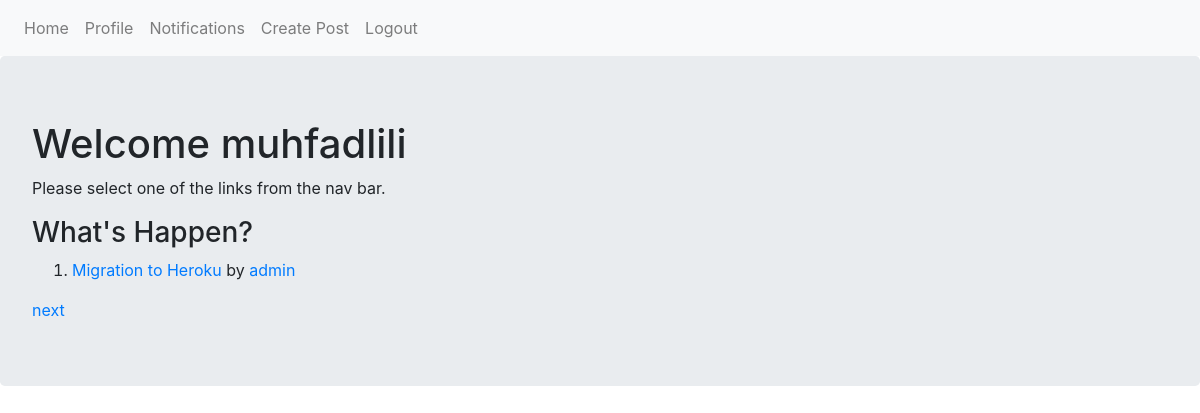
Screenshot of / (signed in) with the database file from the repository.
### myproject/models.py (models this page shows, shortened)
class User(UserMixin, db.Model):
    id = db.Column(db.Integer, primary_key=True)
    username = db.Column(db.String(64), index=True, unique=True)
    email = db.Column(db.String(120), index=True, unique=True)
    password_hash = db.Column(db.String(128))
    about = db.Column(db.String(120), default='Blank')
    photo = db.Column(db.String(64), nullable=False, default='default.jpg')
    last_seen = db.Column(db.DateTime, index=True)
    posts = db.relationship("Post", backref='author', lazy='dynamic')
    followed = db.relationship("User",
                               secondary=followers,
                               primaryjoin = (followers.c.follower_id==id),
                               secondaryjoin = (followers.c.followed_id==id),
                               backref = db.backref("follower", lazy="dynamic"),
                               lazy= "dynamic",
                               )
    likes = db.relationship("Post", secondary=like_post, backref="likers", lazy="dynamic",)
    dislikes = db.relationship("Post", secondary=dislike_post, backref="dislikers", lazy="dynamic",)
    comments = db.relationship("Comment", backref='commentator', lazy='dynamic')
    comment_likes = db.relationship("Comment", secondary=like_comment, backref="likers", lazy="dynamic",)
    comment_dislikes = db.relationship("Comment", secondary=dislike_comment, backref="dislikers", lazy="dynamic",)

class Post(db.Model):
    id = db.Column(db.Integer, primary_key=True)
    title = db.Column(db.String(120))
    body = db.Column(db.String(240))
    timestamp = db.Column(db.DateTime, index=True, default=datetime.utcnow)
    user_id = db.Column(db.Integer, db.ForeignKey('user.id'))
    comments_list = db.relationship("Comment", backref='main_post', lazy='dynamic')

### myproject/core/views.py (the view)
@core.route('/')
def home():
    if current_user.is_authenticated:
        page = request.args.get('page', 1, type=int)
        list_post = Post.query.join(followers, (followers.c.followed_id==Post.user_id)).filter(followers.c.follower_id==current_user.id).order_by(Post.timestamp.desc()).paginate(page, 1, False)
        next_url = url_for('core.home', page=list_post.next_num) if list_post.has_next else None
        prev_url = url_for('core.home', page=list_post.prev_num) if list_post.has_prev else None
    else :
        list_post = None
        next_url = None
        prev_url = None
    return render_template('home.html', posts=list_post, all_user=User.query,
                            next_url=next_url, prev_url=prev_url
                            )

### myproject/core/views.py (called while the page is built)
@core.before_request
def before_request():
    if current_user.is_authenticated:
        current_user.last_seen = datetime.utcnow()
        db.session.commit()

### myproject/models.py (called while the page is built)
@login.user_loader
def load_user(id):
    return User.query.get(int(id))

### myproject/templates/home.html (shortened to what this page needs)
{% extends "base.html" %}
{% block content %}
{% if current_user.is_authenticated  %}
  <h1>Welcome {{current_user.username}}</h1>
  <p>Please select one of the links from the nav bar.</p>
  <h3>What's Happen?</h3>
  <ol>
  {% for post in posts.items %}
  <li><a href="{{url_for('posts.view', post_id=post.id)}}">{{ post.title }}</a> by <a href="{{url_for('users.profile', id=post.user_id)}}">{{all_user.get(post.user_id).username}}</a></li>
  {% endfor %}
  </ol>
  {% if next_url%}
  <a href="{{next_url}}">next</a>
  {% endif %}
{% else %}
  <h1>Welcome</h1>
  <p>Please select one of the links from the nav bar.</p>
{% endif %}
{% endblock %}

### rows the page displays
User: username "muhfadlili"
Post: title "Migration to Heroku"
User: get "admin"
